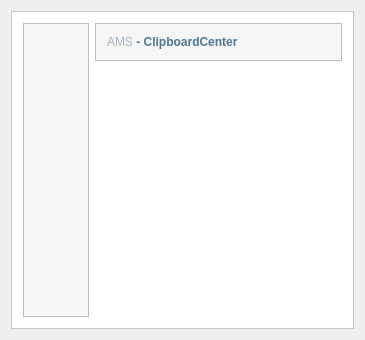
<?xml version="1.0" encoding="UTF-8"?>
<ui version="4.0">
 <class>Clipboarder</class>
 <widget class="QMainWindow" name="Clipboarder">
  <property name="geometry">
   <rect>
    <x>0</x>
    <y>0</y>
    <width>365</width>
    <height>340</height>
   </rect>
  </property>
  <property name="windowTitle">
   <string>Clipboarder</string>
  </property>
  <property name="styleSheet">
   <string notr="true">*{
font: 9pt &quot;微软雅黑&quot;;
}
QPushButton{
padding:5px;
border:none;
}
QPushButton:hover{
background-color:#FFFFFF;
}
QListWidget
{
border:none;
padding:0px;
}
QScrollBar:vertical{                                                          background:#FFFFFF;
 padding-top:20px;                                                       padding-bottom:20px;                                                       padding-left:3px;                                                       padding-right:3px;  
 border-left:1px solid #d7d7d7;} QScrollBar::handle:vertical{
 background:#dbdbdb; 
border-radius:6px;                                                            min-height:80px;}
QScrollBar::handle:vertical:hover{
 background:#d0d0d0;}  
QScrollBar::add-line:vertical{
 background:url(:/down) center no-repeat;}                                                          QScrollBar::sub-line:vertical{
background:url(:/up) center no-repeat;
}
QMainWindow
{
border-radius:15px
}</string>
  </property>
  <widget class="QWidget" name="centralWidget">
   <layout class="QGridLayout" name="gridLayout">
    <item row="0" column="0" colspan="2">
     <widget class="QFrame" name="frame_main">
      <property name="styleSheet">
       <string notr="true">QFrame{
background-color: #FFFFFF;
}</string>
      </property>
      <property name="frameShape">
       <enum>QFrame::StyledPanel</enum>
      </property>
      <property name="frameShadow">
       <enum>QFrame::Raised</enum>
      </property>
      <layout class="QGridLayout" name="gridLayout_2">
       <item row="1" column="1">
        <widget class="QStackedWidget" name="stackedWidget">
         <property name="styleSheet">
          <string notr="true">QStackedWidget{
padding:0px;
}</string>
         </property>
         <property name="currentIndex">
          <number>0</number>
         </property>
         <widget class="QWidget" name="page_history">
          <layout class="QVBoxLayout" name="verticalLayout_3">
           <item>
            <widget class="QListWidget" name="listWidget">
             <property name="styleSheet">
              <string notr="true"/>
             </property>
            </widget>
           </item>
          </layout>
         </widget>
         <widget class="QWidget" name="page_star">
          <layout class="QVBoxLayout" name="verticalLayout_4">
           <item>
            <widget class="QListWidget" name="listWidget_starList">
             <property name="styleSheet">
              <string notr="true"/>
             </property>
            </widget>
           </item>
           <item>
            <widget class="QPushButton" name="pushButton">
             <property name="styleSheet">
              <string notr="true">QPushButton{
padding:5px;
border:none;
}
QPushButton:!hover{
background-color:#FFFFFF;
}
QPushButton:hover{
background-color:#F66F6C;
}</string>
             </property>
             <property name="text">
              <string>Clear All</string>
             </property>
            </widget>
           </item>
          </layout>
         </widget>
        </widget>
       </item>
       <item row="0" column="1">
        <widget class="QFrame" name="frame_2">
         <property name="styleSheet">
          <string notr="true">background-color: #F6F6F6;</string>
         </property>
         <property name="frameShape">
          <enum>QFrame::StyledPanel</enum>
         </property>
         <property name="frameShadow">
          <enum>QFrame::Raised</enum>
         </property>
         <layout class="QVBoxLayout" name="verticalLayout_2">
          <item>
           <widget class="QLabel" name="label">
            <property name="text">
             <string>&lt;html&gt;&lt;head/&gt;&lt;body&gt;&lt;p&gt;&lt;span style=&quot; color:#a2b2c2;&quot;&gt;AMS&lt;/span&gt;&lt;span style=&quot; font-weight:600; color:#507596;&quot;&gt; - ClipboardCenter&lt;/span&gt;&lt;/p&gt;&lt;/body&gt;&lt;/html&gt;</string>
            </property>
           </widget>
          </item>
         </layout>
        </widget>
       </item>
       <item row="0" column="0" rowspan="3">
        <widget class="QFrame" name="frame">
         <property name="styleSheet">
          <string notr="true">background-color: #F6F6F6;</string>
         </property>
         <property name="frameShape">
          <enum>QFrame::StyledPanel</enum>
         </property>
         <property name="frameShadow">
          <enum>QFrame::Raised</enum>
         </property>
         <layout class="QVBoxLayout" name="verticalLayout">
          <item>
           <widget class="QPushButton" name="pushButton_toHistory">
            <property name="styleSheet">
             <string notr="true"/>
            </property>
            <property name="text">
             <string/>
            </property>
            <property name="icon">
             <iconset resource="icon.qrc">
              <normaloff>:/hi</normaloff>:/hi</iconset>
            </property>
            <property name="iconSize">
             <size>
              <width>32</width>
              <height>32</height>
             </size>
            </property>
           </widget>
          </item>
          <item>
           <widget class="QPushButton" name="pushButton_toStar">
            <property name="styleSheet">
             <string notr="true"/>
            </property>
            <property name="text">
             <string/>
            </property>
            <property name="icon">
             <iconset resource="icon.qrc">
              <normaloff>:/st2</normaloff>:/st2</iconset>
            </property>
            <property name="iconSize">
             <size>
              <width>32</width>
              <height>32</height>
             </size>
            </property>
           </widget>
          </item>
          <item>
           <spacer name="verticalSpacer">
            <property name="orientation">
             <enum>Qt::Vertical</enum>
            </property>
            <property name="sizeHint" stdset="0">
             <size>
              <width>20</width>
              <height>40</height>
             </size>
            </property>
           </spacer>
          </item>
          <item>
           <widget class="QPushButton" name="pushButton_info">
            <property name="styleSheet">
             <string notr="true"/>
            </property>
            <property name="text">
             <string/>
            </property>
            <property name="icon">
             <iconset resource="icon.qrc">
              <normaloff>:/info</normaloff>:/info</iconset>
            </property>
            <property name="iconSize">
             <size>
              <width>32</width>
              <height>32</height>
             </size>
            </property>
           </widget>
          </item>
          <item>
           <widget class="QPushButton" name="pushButton_quit">
            <property name="styleSheet">
             <string notr="true"/>
            </property>
            <property name="text">
             <string/>
            </property>
            <property name="icon">
             <iconset resource="icon.qrc">
              <normaloff>:/exit</normaloff>:/exit</iconset>
            </property>
            <property name="iconSize">
             <size>
              <width>32</width>
              <height>32</height>
             </size>
            </property>
           </widget>
          </item>
         </layout>
        </widget>
       </item>
      </layout>
     </widget>
    </item>
   </layout>
  </widget>
 </widget>
 <layoutdefault spacing="6" margin="11"/>
 <resources>
  <include location="icon.qrc"/>
 </resources>
 <connections/>
</ui>
